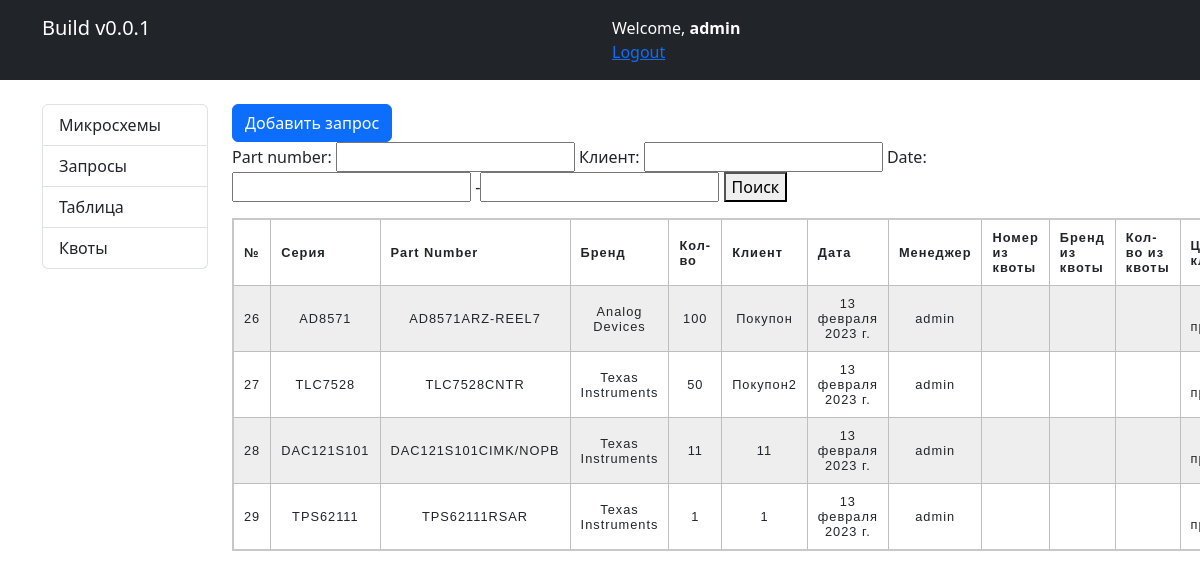
/responses/ (signed in), run on an earlier commit of the app's database.
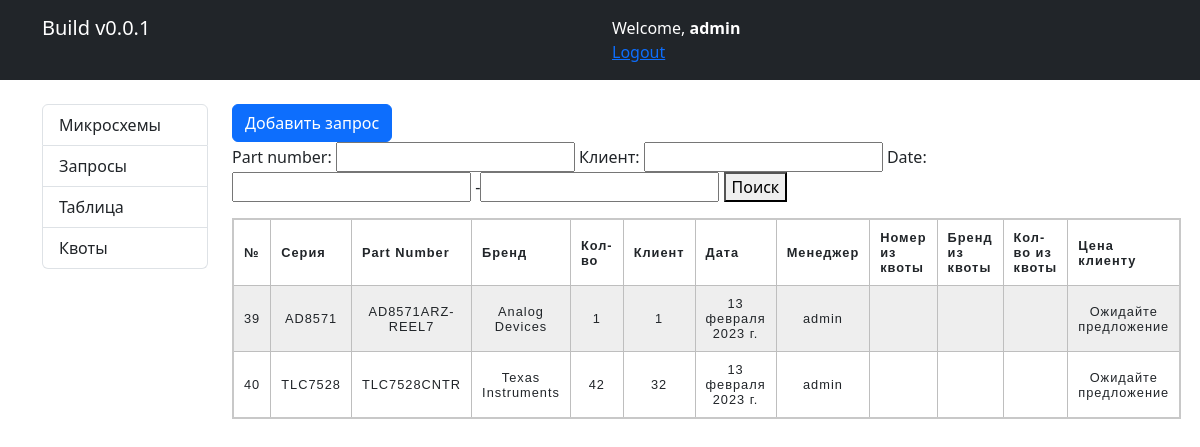
And on a later commit of the database.
### parts/models.py (models this page shows, shortened)
class Request(models.Model):
    part = models.ForeignKey(Part, on_delete=models.CASCADE)
    quantity = models.PositiveIntegerField()
    customer = models.CharField(max_length=100)
    date = models.DateField()
    manager = models.ForeignKey(User, on_delete=models.CASCADE, related_name='requests')
    selected_quota = models.ForeignKey(Quota, on_delete=models.SET_NULL, null=True, blank=True, related_name='selected_quotas')
    customer_price = models.DecimalField(max_digits=10, decimal_places=2, null=True, blank=True, default=0)
    currency = models.CharField(max_length=3, choices=CURRENCY_CHOICES, null=True, default='RUB')
    class Meta:
        verbose_name = "Заявка"
        verbose_name_plural = "Заявки"

class Part(models.Model):
    series = models.CharField(max_length=100, verbose_name='Серия')
    number = models.CharField(max_length=100, verbose_name='Номер')
    brand = models.CharField(max_length=100, verbose_name='Бренд')
    case_type = models.CharField(max_length=50, null=True, default='Корпус не указан!', verbose_name='Корпус')
    class Meta:
        verbose_name = "Микросхема"
        verbose_name_plural = "Микросхемы"

### parts/views.py (the view)
# urls.py: path('responses/', views.sale_manager_view, name='responses'),
@login_required()
def sale_manager_view(request):
    current_user_groups = request.user.groups.values_list("name", flat=True)
    manager = request.user
    requests = Request.objects.filter(manager=manager)
    reqFilter = RequestFilter(request.GET, queryset=requests)
    requests = reqFilter.qs
    context = {
        'requests': requests,
        'filter': reqFilter,
        'user': manager,
        "is_sale": "sale" in current_user_groups,
        "is_product_man": "product" in current_user_groups,
    }
    return render(request, 'manager_view.html', context)

### parts/templates/manager_view.html (shortened to what this page needs)
{% extends 'base.html' %}
{% block content %}
<a href="{% url 'parts:request_create' %}" class="btn btn-primary">Добавить запрос</a>
<form method="get">
  {{ filter.form }}
  <button type="submit">Поиск</button>
</form>
<table>
  <tr>
    <th>№</th>
    <th>Серия</th>
    <th>Part Number</th>
    <th>Бренд</th>
    <th>Кол-во</th>
    <th>Клиент</th>
    <th>Дата</th>
    <th>Менеджер</th>
    <th>Номер из квоты</th>
    <th>Бренд из квоты</th>
    <th>Кол-во из квоты</th>
    <th>Цена клиенту</th>
  </tr>
  {% for item in requests %}
  <tr>
    <td>{{ item.id }}</td>
    <td>{{ item.part.series }}</td>
    <td>{{ item.part.number }}</td>
    <td>{{ item.part.brand }}</td>
    <td>{{ item.quantity }}</td>
    <td>{{ item.customer }}</td>
    <td>{{ item.date }}</td>
    <td>{{ item.manager }}</td>
    <td>{{ item.selected_quota.part.number }}</td>
    <td>{{ item.selected_quota.part.brand }}</td>
    <td>{{ item.selected_quota.quantity }}</td>
    <td>{% if item.customer_price %}{{ item.customer_price }} {{ item.currency }}{% else %}Ожидайте предложение{% endif %}</td>
  </tr>
  {% endfor %}
</table>
{% endblock %}

What changed in the data, as far as the page shows it:
removed Request: id "26", part.series "AD8571", part.number "AD8571ARZ-REEL7", part.brand "Analog Devices", quantity "100", customer "Покупон", date "13 февраля 2023 г.", manager "admin"
removed Request: id "27", part.series "TLC7528", part.number "TLC7528CNTR", part.brand "Texas Instruments", quantity "50", customer "Покупон2", date "13 февраля 2023 г.", manager "admin"
removed Request: id "28", part.series "DAC121S101", part.number "DAC121S101CIMK/NOPB", part.brand "Texas Instruments", quantity "11", customer "11", date "13 февраля 2023 г.", manager "admin"
removed Request: id "29", part.series "TPS62111", part.number "TPS62111RSAR", part.brand "Texas Instruments", quantity "1", customer "1", date "13 февраля 2023 г.", manager "admin"
added Request: id "39", part.series "AD8571", part.number "AD8571ARZ-REEL7", part.brand "Analog Devices", quantity "1", customer "1", date "13 февраля 2023 г.", manager "admin", shows "Ожидайте предложение"
added Request: id "40", part.series "TLC7528", part.number "TLC7528CNTR", part.brand "Texas Instruments", quantity "42", customer "32", date "13 февраля 2023 г.", manager "admin", shows "Ожидайте предложение"
